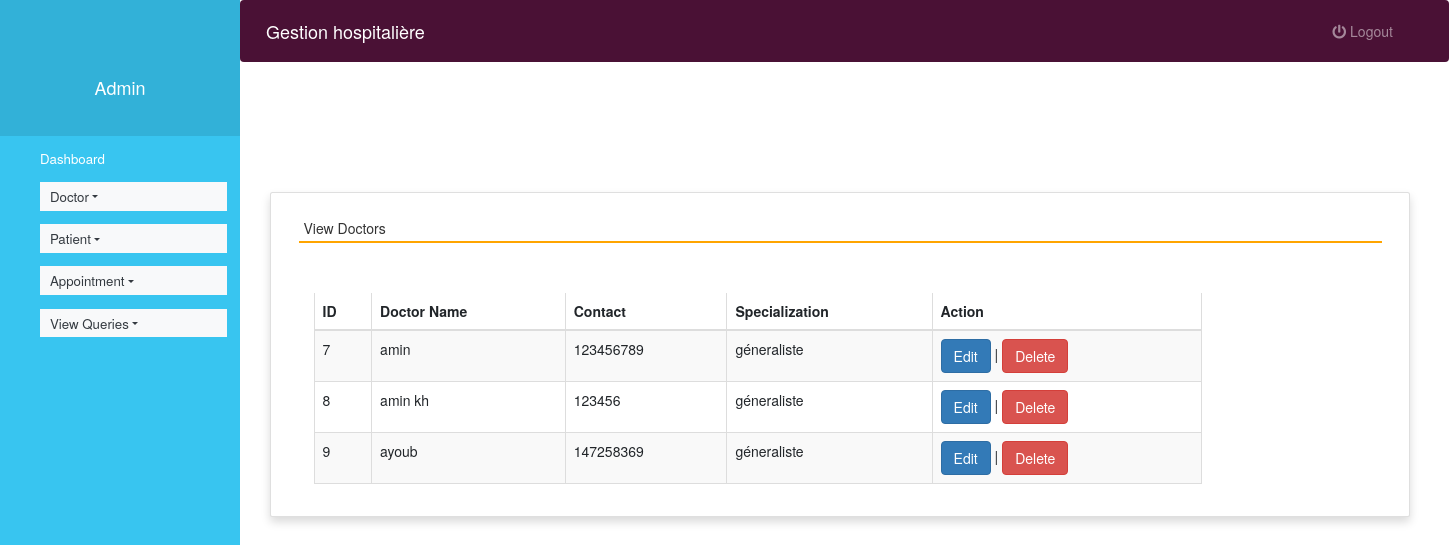
Page /view_doctor (signed in) on the committed database.
### hospital/models.py (models this page shows, shortened)
class Doctor(models.Model):
    name = models.CharField(max_length=50)
    mobile = models.IntegerField()
    special = models.CharField(max_length=50)
    profile_pic = models.ImageField(upload_to='profile_pic/DoctorProfilePic/', null=True, blank=True)
    class Meta:
        db_table ="doctor"

### hospital/views.py (the view)
# urls.py: path('view_doctor', view_doctor, name='view_doctor'),
def view_doctor(request):
    if not request.user.is_staff:
        return redirect('login')
    doc = Doctor.objects.all()
    d = {'doc':doc}
    return render(request,'view_doctor.html', d)

### hospital/templates/view_doctor.html (shortened to what this page needs)
{% extends 'admin_nav.html' %}
{% load static %}
{% block content %}
<head>
 <link rel="stylesheet" href="https://maxcdn.bootstrapcdn.com/bootstrap/3.4.1/css/bootstrap.min.css">
  <link rel="stylesheet" href="https://cdnjs.cloudflare.com/ajax/libs/font-awesome/4.7.0/css/font-awesome.min.css">
  <link rel="stylesheet" href="https://use.fontawesome.com/releases/v5.6.3/css/all.css">
</head>
<br><br><br><br>
<div class="container card shadow m-5">
    <div class="card-body">
        <h5 class="p-2" style="border-bottom: 2px solid orange">View Doctors</h5>
		<div class="container mt-5">
			<div class="table-responsive">
		<table id="example" class="table table-striped table-bordered table-sm" style="width:80%">
			<thead>
				<tr>
					<th>ID</th>
					<th>Doctor Name</th>
					<th>Contact</th>
					<th>Specialization</th>
                    <th>Action</th>
				</tr>
			</thead>
			<tbody>
            {% for i in doc %}
			<tr>
				<td>{{i.id}}</td>
				<td>{{i.name}}</td>
				<td>{{i.mobile}}</td>
				<td>{{i.special}}</td>
				<td><a href="{% url 'edit_doctor' i.id %}" class="btn btn-primary">Edit</a> |
				<a href="{% url 'delete_doctor' i.id %}" onclick="return confirm('Are you ready to delete this record ?')" class="btn btn-danger">Delete</a></td>
			</tr>
			{% endfor %}
			</tbody>
		</table>
				</div>
	 </div>
	</div>
</div>
{% endblock content %}

### hospital/templates/admin_nav.html (style rules this page uses)
a:link { text-decoration: none; }
a { color: white; }
body { padding-left: 240px; }

### rows in the picture
Doctor: id "7", name "amin", mobile "123456789", special "géneraliste"
Doctor: id "8", name "amin kh", mobile "123456", special "géneraliste"
Doctor: id "9", name "ayoub", mobile "147258369", special "géneraliste"
